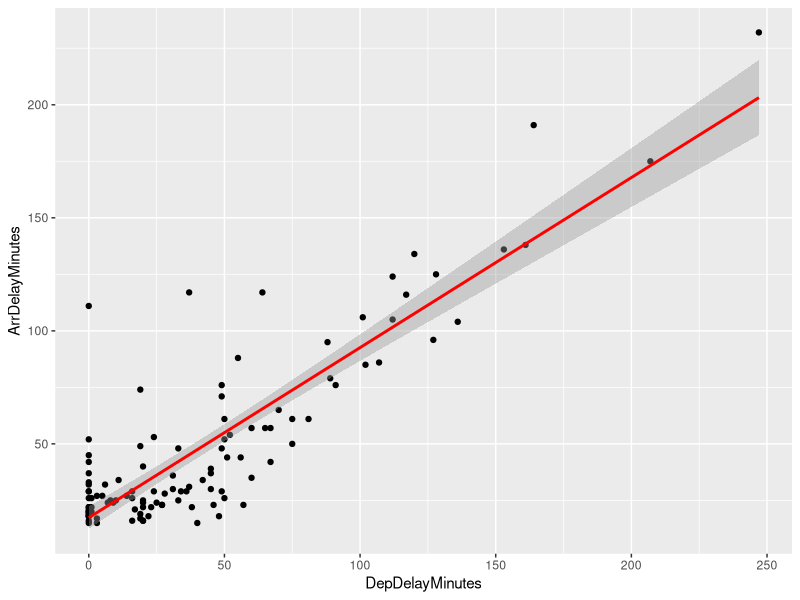
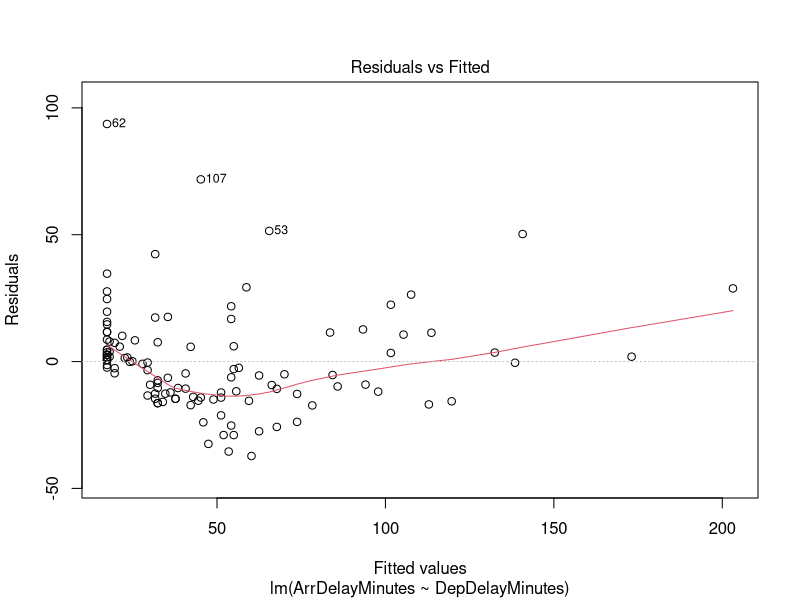
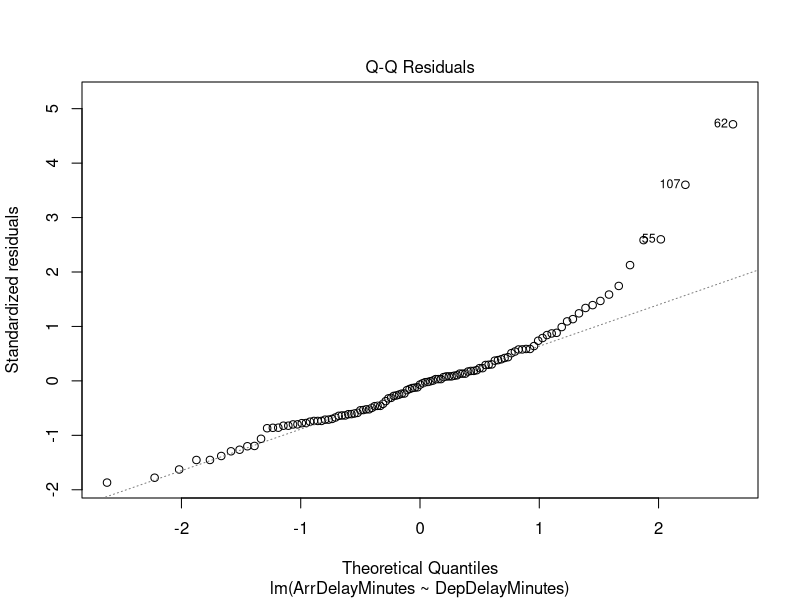
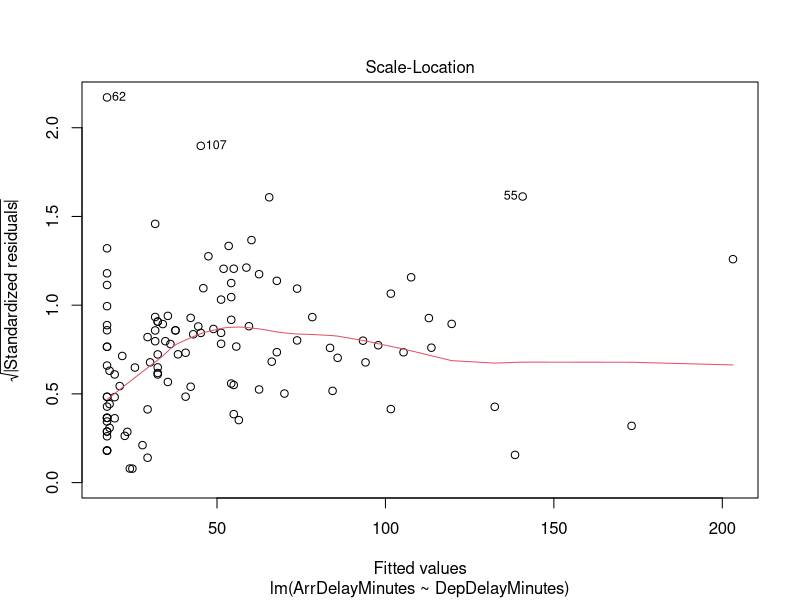
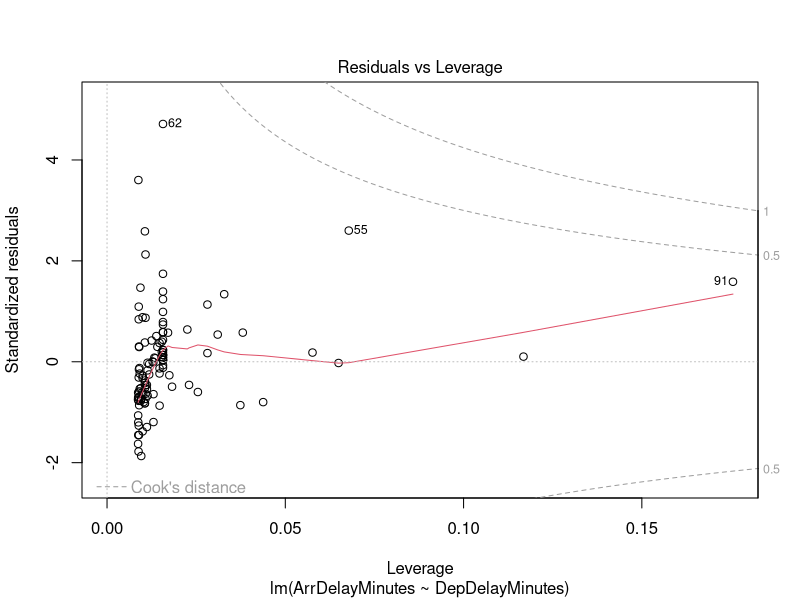

The R source for these figures, in order:
## This is a R script on Model Development in R
library(tidyverse)
library(dplyr)
library(readr)
airline_data <- read_csv("Data/lax_to_jfk/lax_to_jfk.csv")
aa_delays <- airline_data %>%
  filter(CarrierDelay != "NA",
         Reporting_Airline == "AA")
linear_model <- lm(ArrDelayMinutes ~ DepDelayMinutes, data = aa_delays)
summary(linear_model)
# Creating a new never seen data to predict the values
new_depdelay <- data.frame(
  DepDelayMinutes = c(12, 19, 24))
pred <- predict(linear_model, newdata = new_depdelay, interval = "confidence")
pred
## checking
mlr <- lm(ArrDelayMinutes ~ CarrierDelay + LateAircraftDelay, 
          data = aa_delays)
summary(mlr)
CarrierDelay <- c(10, 20, 30)
LateAircraftDelay <- c(20, 60, 30)
new_multidelay <- data.frame(CarrierDelay, LateAircraftDelay)
pred <- predict(mlr, newdata = new_multidelay, interval = "confidence")
pred
library(ggplot2)
ggplot(aa_delays, aes(x= DepDelayMinutes, y = ArrDelayMinutes)) + geom_point() +
  stat_smooth(method = "lm", col = "red")
linear_model <- lm(ArrDelayMinutes ~ DepDelayMinutes,
                   data = aa_delays)
plot(linear_model)
##checking 6/3/22##
## checking for connection##
